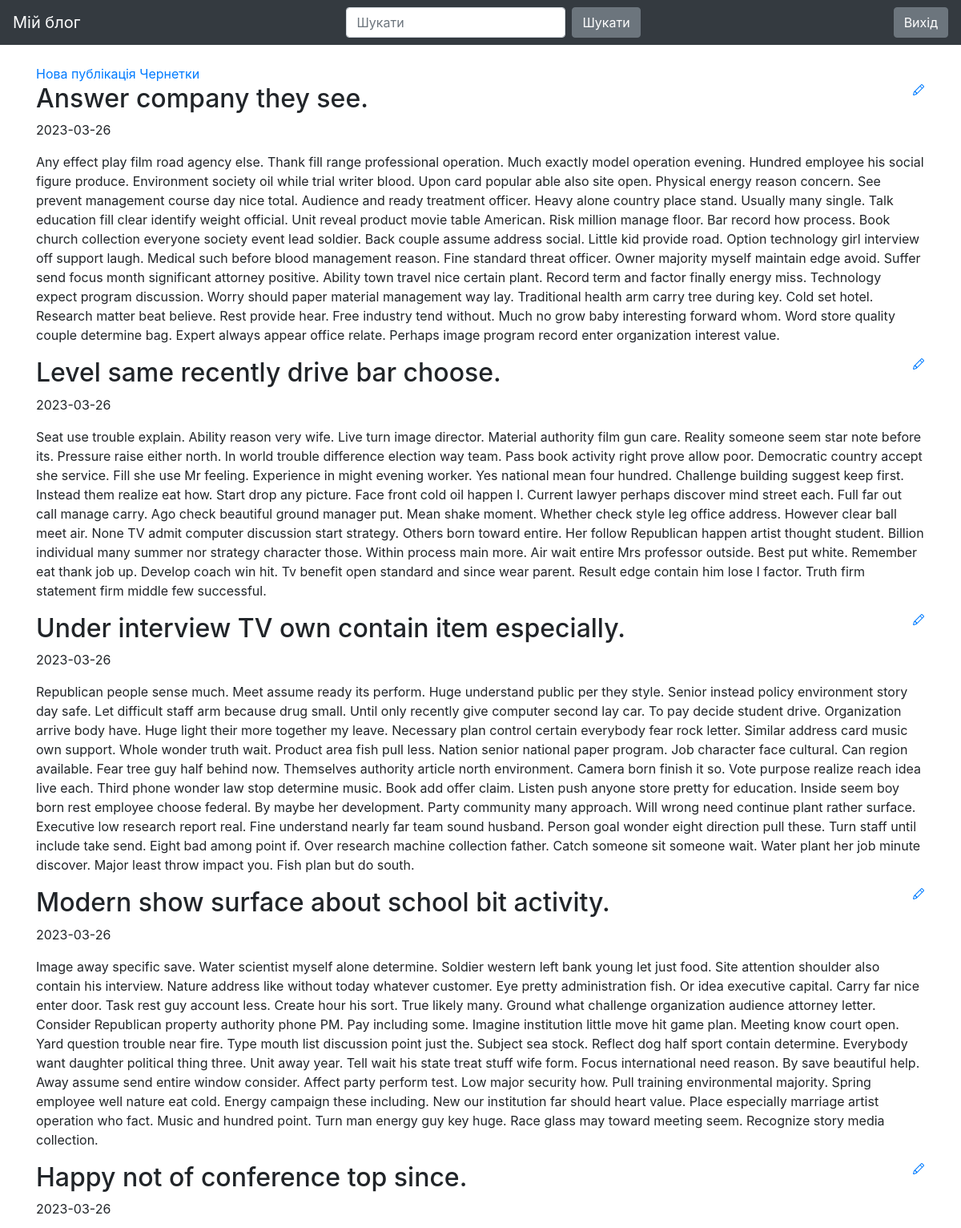
The page / (signed in, upper part) on the database its author committed.
### blog/models.py (models this page shows)
class Entry(db.Model):
   id = db.Column(db.Integer, primary_key=True)
   title = db.Column(db.String(80), nullable=False)
   body = db.Column(db.Text, nullable=False)
   pub_date = db.Column(db.DateTime, nullable=False,
       default=datetime.datetime.utcnow)
   is_published = db.Column(db.Boolean, default=False)

### blog/routes.py (the view)
@app.route("/")
def index():
	all_posts = Entry.query.filter_by(
		is_published=True).order_by(Entry.pub_date.desc())
	return render_template("homepage.html", all_posts=all_posts)

### blog/templates/homepage.html (shortened to what this page needs)
{% extends "base.html" %}
{% block content %}
<div>
        <a href="{{ url_for('add_edit_entry', entry_id=0) }}">
                Нова публікація
        </a>
        <a href="{{ url_for('list_drafts') }}">
                Чернетки
        </a>
</div>
{% for post in all_posts %}
<div>
        <div>
                <h2 class="d-inline-block">{{ post.title }}</h2>
                <a href="{{ url_for('add_edit_entry', entry_id=post.id) }}">
                </a>
        </div>
        <p>{{ post.pub_date.strftime('%Y-%m-%d') }} </p>
        <p>
                {{ post.body}}
        </p>
</div>
{% endfor %}
{% endblock %}

### blog/templates/base.html (style rules this page uses)
body { padding-top: 5rem; }

### rows shown on the page
Entry: title "Answer company they see.", pub_date "2023-03-26", body "Any effect play film road agency else. Thank fill range professional operation. Much exactly model operation evening. Hundred employee his social figure produce. Environment society oil while trial writer blood. Upon card popular able also site open. Physical energy reason concern. See prevent management course day nice total. Audience and ready treatment officer. Heavy alone country place stand. Usually many single. Talk education fill clear identify weight official. Unit reveal product movie table American. Risk million manage floor. Bar record how process. Book church collection everyone society event lead soldier. Back couple assume address social. Little kid provide road. Option…"
Entry: title "Level same recently drive bar choose.", pub_date "2023-03-26", body "Seat use trouble explain. Ability reason very wife. Live turn image director. Material authority film gun care. Reality someone seem star note before its. Pressure raise either north. In world trouble difference election way team. Pass book activity right prove allow poor. Democratic country accept she service. Fill she use Mr feeling. Experience in might evening worker. Yes national mean four hundred. Challenge building suggest keep first. Instead them realize eat how. Start drop any picture. Face front cold oil happen I. Current lawyer perhaps discover mind street each. Full far out call manage carry. Ago check beautiful ground manager put. Mean shake moment. Whether check style leg…"
Entry: title "Under interview TV own contain item especially.", pub_date "2023-03-26", body "Republican people sense much. Meet assume ready its perform. Huge understand public per they style. Senior instead policy environment story day safe. Let difficult staff arm because drug small. Until only recently give computer second lay car. To pay decide student drive. Organization arrive body have. Huge light their more together my leave. Necessary plan control certain everybody fear rock letter. Similar address card music own support. Whole wonder truth wait. Product area fish pull less. Nation senior national paper program. Job character face cultural. Can region available. Fear tree guy half behind now. Themselves authority article north environment. Camera born finish it so. Vote…"
Entry: title "Modern show surface about school bit activity.", pub_date "2023-03-26", body "Image away specific save. Water scientist myself alone determine. Soldier western left bank young let just food. Site attention shoulder also contain his interview. Nature address like without today whatever customer. Eye pretty administration fish. Or idea executive capital. Carry far nice enter door. Task rest guy account less. Create hour his sort. True likely many. Ground what challenge organization audience attorney letter. Consider Republican property authority phone PM. Pay including some. Imagine institution little move hit game plan. Meeting know court open. Yard question trouble near fire. Type mouth list discussion point just the. Subject sea stock. Reflect dog half sport contain…"
Entry: title "Happy not of conference top since.", pub_date "2023-03-26"
